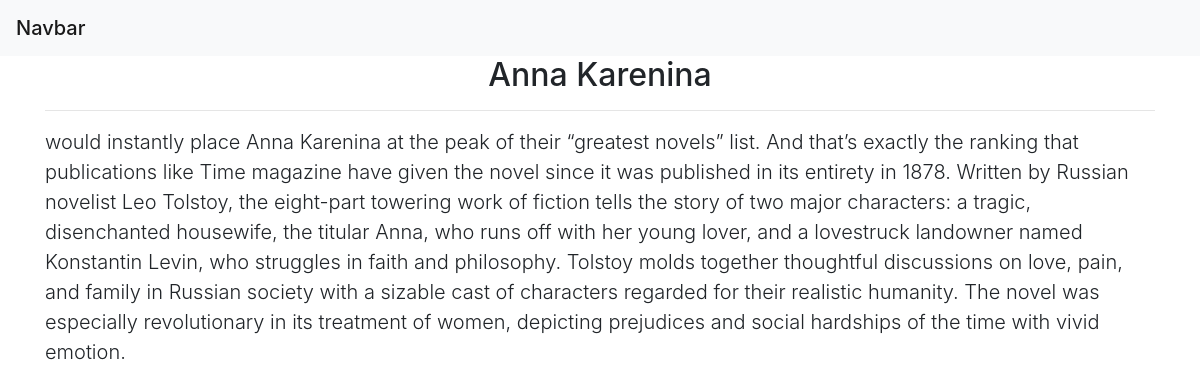
Page /4/ on the committed database.
### story/models.py (models this page shows, shortened)
class Story(models.Model):
    category=models.ForeignKey(Category,on_delete=models.CASCADE)
    title=models.CharField(max_length=150)
    body=models.TextField()
    des=models.TextField()
    publish=models.DateTimeField(auto_now_add=True)

### story/views.py (the view)
# urls.py: path('<int:id>/',views.story_detail,name="story_detail"),
def story_detail(request,id):
    story = get_object_or_404(Story,id=id)
    return render(request,'story/story_detail.html',{'story':story})

### templates/story/story_detail.html (shortened to what this page needs)
{% extends 'base.html' %}
{% block body %}
<div class='container'>
  <h2 class="text-center">{{story.title}}</h2><hr>
  <p class="lead">{{story.des|safe}}</p>
</div>
{% endblock %}

### rows in the picture
Story: title "Anna Karenina", des "would instantly place Anna Karenina at the peak of their “greatest novels” list. And that’s exactly the ranking that publications like Time magazine have given the novel since it was published in its entirety in 1878. Written by Russian novelist Leo Tolstoy, the eight-part towering work of fiction tells the story of two major characters: a tragic, disenchanted housewife, the titular Anna, who runs off with her young lover, and a lovestruck landowner named Konstantin Levin, who struggles in faith and philosophy. Tolstoy molds together thoughtful discussions on love, pain, and family in Russian society with a sizable cast of characters regarded for their realistic humanity. The novel was…"
